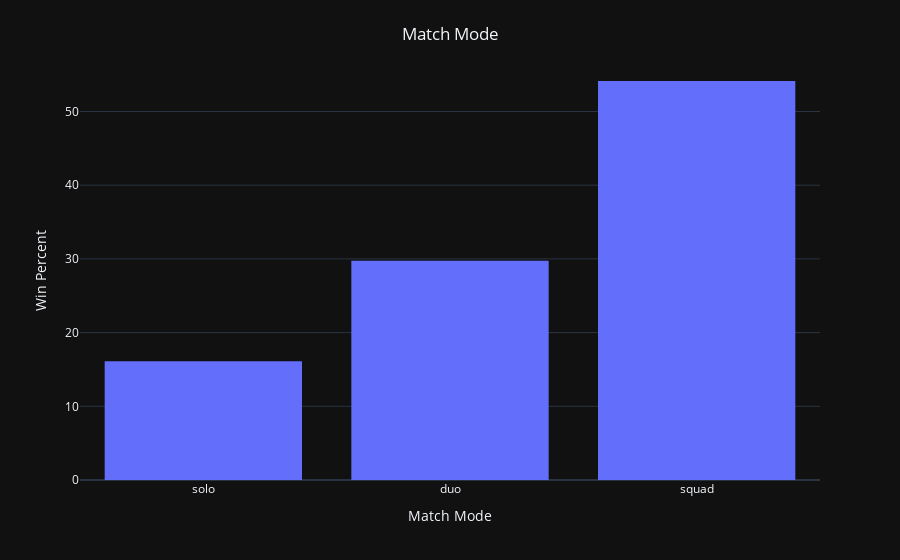

Notebook code for this chart:
### Code cell
#First Graph
do['matchType'] = do['matchType'].apply(lambda x: 'solo' if ('solo' in x) else 'duo' if ('duo' in x) or ('crash' in x) else 'squad')

do['matchType'] = labelencoder.fit_transform(do['matchType'])
do['matchType'].value_counts()

map_dict = {0: 'duo', 1: 'solo', 2: 'squad'}
do['matchType'] = do['matchType'].replace(map_dict)
color_map = {'solo': 'red', 'duo': 'blue', 'squad': 'green'}

fig = px.histogram(do, x="matchType",color_discrete_map=color_map, category_orders=dict(matchType=["solo", "duo", "squad"]), histnorm='percent')
fig.update_xaxes(title_text='Match Mode')
fig.update_yaxes(title_text='Win Percent')
fig.update_layout(title={
        'text': 'Match Mode',
        'x': 0.5,
        'y': 0.95,
        'xanchor': 'center',
        'yanchor': 'top'
    },)
fig.update_layout(bargap=0.2,template='plotly_dark')

### Figure 1 — Plotly figure (JSON) as saved in the notebook; plotly's stock layout.template omitted (floating-point values rounded to 4 significant figures; data arrays with more than 128 entries replaced by an {"elided": "..."} marker saying what was removed)
{"data": [{"alignmentgroup": "True", "bingroup": "x", "histnorm": "percent", "hovertemplate": "matchType=%{x}<br>percent=%{y}<extra></extra>", "legendgroup": "", "marker": {"color": "#636efa", "pattern": {"shape": ""}}, "name": "", "offsetgroup": "", "orientation": "v", "showlegend": false, "type": "histogram", "x": {"elided": "111174 str values"}, "xaxis": "x", "yaxis": "y"}], "layout": {"bargap": 0.2, "barmode": "relative", "legend": {"tracegroupgap": 0}, "margin": {"t": 60}, "title": {"text": "Match Mode", "x": 0.5, "xanchor": "center", "y": 0.95, "yanchor": "top"}, "xaxis": {"anchor": "y", "categoryarray": ["solo", "duo", "squad"], "categoryorder": "array", "domain": [0, 1], "title": {"text": "Match Mode"}}, "yaxis": {"anchor": "x", "domain": [0, 1], "title": {"text": "Win Percent"}}}}
